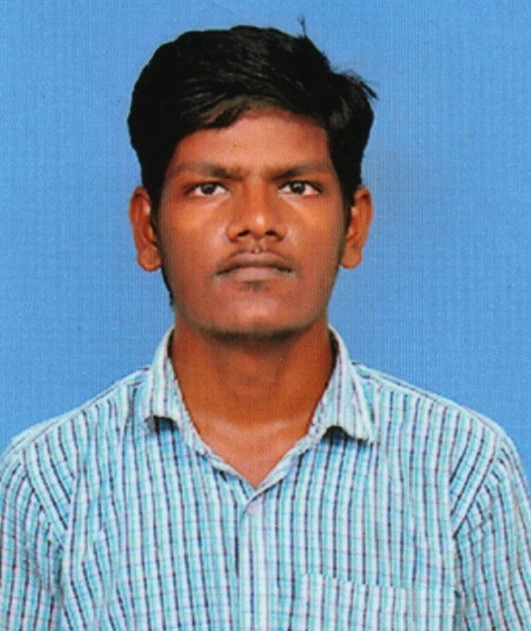
#> input picture Image Processing/guna.jpg, 531 x 631 px
$ python 2.4.py
#> lines starting #> are read from the running program, lines starting #| are printed output that depends on the picture
import cv2
import numpy as np
img = cv2.imread('guna.jpg',0)
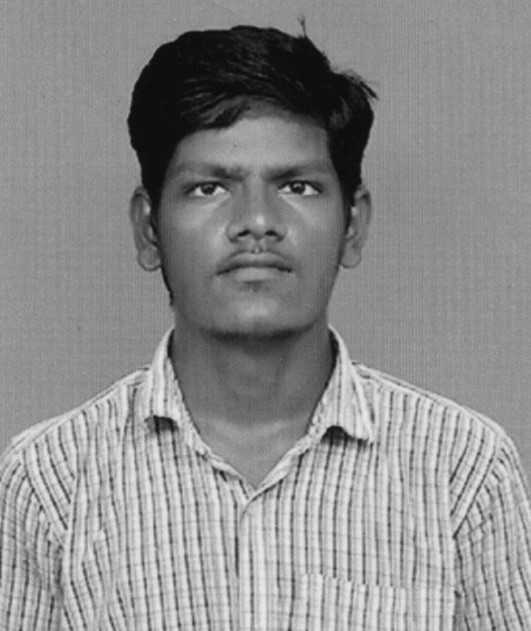
#> img: shape (631, 531); min 7, max 235, mean 141.1
minv=np.min(img)
#> minv = 7
maxv=np.max(img)
#> maxv = 235
minmax_img = np.zeros((img.shape[0],img.shape[1]),dtype = 'uint8')
for i in range(img.shape[0]):
    for j in range(img.shape[1]):
        minmax_img[i,j] = 255*(img[i,j]-minv)/(maxv-minv)
cv2.imshow('Original Image',img)
cv2.imshow('Contrast Stretched',minmax_img)
cv2.waitKey(0)
cv2.destroyAllWindows()
